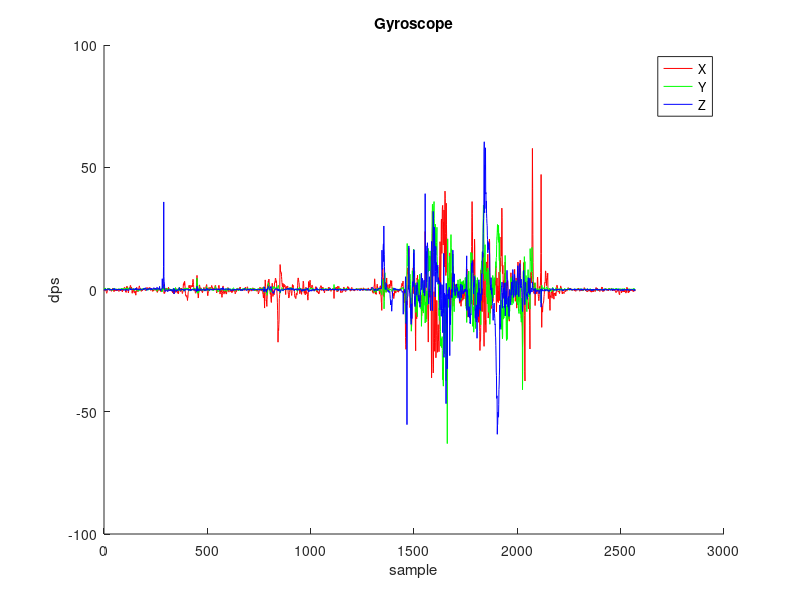
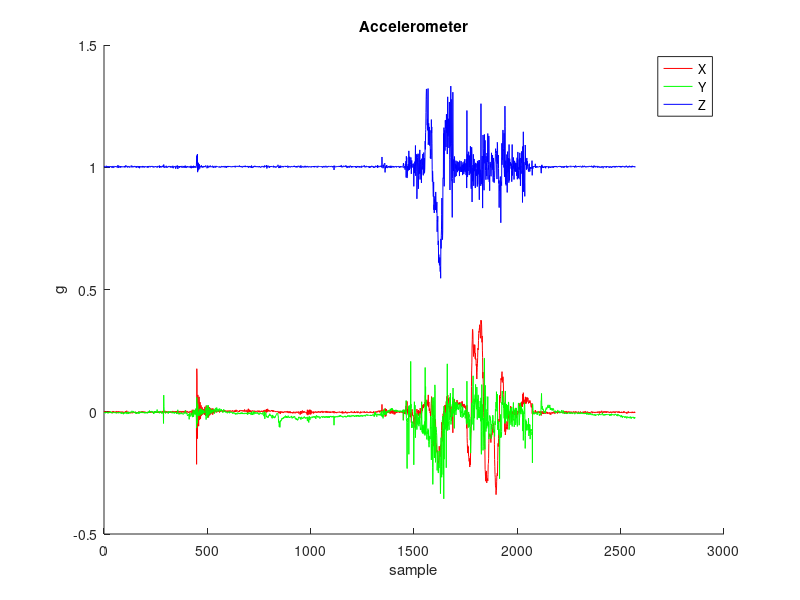

Reproduce these figures in MATLAB, in order. (Note: this script raises an error after producing the figures.)
%% Housekeeping
 
addpath('ximu_matlab_library');	% include x-IMU MATLAB library
addpath('quaternion_library');	% include quatenrion library
close all;                     	% close all figures
clear;                         	% clear all variables
clc;                          	% clear the command terminal
 
%% Import data

% xIMUdata = xIMUdataClass('LoggedData/LoggedData');

% samplePeriod = 0.002;

% gyr = [xIMUdata.CalInertialAndMagneticData.Gyroscope.X...
%        xIMUdata.CalInertialAndMagneticData.Gyroscope.Y...
%        xIMUdata.CalInertialAndMagneticData.Gyroscope.Z];        % gyroscope
% acc = [xIMUdata.CalInertialAndMagneticData.Accelerometer.X...
%        xIMUdata.CalInertialAndMagneticData.Accelerometer.Y...
%        xIMUdata.CalInertialAndMagneticData.Accelerometer.Z];	% accelerometer

xIMUdata = csvread('IMU_accelData.csv');
      acc = [xIMUdata(:,1)...
       xIMUdata(:,2)...
       xIMUdata(:,3)];	
   
      gyr = [xIMUdata(:,4)...
       xIMUdata(:,5)...
       xIMUdata(:,6)];    
   
   qw = xIMUdata(:,7);
   qx = xIMUdata(:,8);
   qy = xIMUdata(:,9);
   qz = xIMUdata(:,10);
   
   quarternion = [qw, qx, qy, qz];
   
%    acc = acc(1200:end,:);
%    gyr = gyr(1200:end,:);
%    quarternion = quarternion(1200:end,:);
%    
%    acc = acc(1:1800,:);
%    gyr = gyr(1:1800,:);
%    quarternion = quarternion(1:1800,:);

% samplePeriod = xIMUdata(:,7);
samplePeriod = 1/256;
t = 1:length(acc(:,1));
  
% Plot
figure('NumberTitle', 'off', 'Name', 'Gyroscope');
hold on;
plot(gyr(:,1), 'r');
plot(gyr(:,2), 'g');
plot(gyr(:,3), 'b');
xlabel('sample');
ylabel('dps');
title('Gyroscope');
legend('X', 'Y', 'Z');

figure('NumberTitle', 'off', 'Name', 'Accelerometer');
hold on;
plot(acc(:,1), 'r');
plot(acc(:,2), 'g');
plot(acc(:,3), 'b');
xlabel('sample');
ylabel('g');
title('Accelerometer');
legend('X', 'Y', 'Z');

% WINDOW_SIZE = 5;
% SUM = zeros(1,3);
% READINGS = zeros(WINDOW_SIZE,3);
% INDEX = 0;
% 
% for i = 1:length(gyr)
%     SUM = SUM - READINGS(INDEX+1,:);      % // Remove the oldest entry from the sum
%     VALUE = acc(i,:);
%     READINGS(INDEX+1,:) = VALUE;          % // Add the newest reading to the window
%     SUM = SUM + VALUE;                % // Add the newest reading to the sum
%     INDEX = mod((INDEX+1),WINDOW_SIZE); % WINDOW_SIZE;   // Increment the index, and wrap to 0 if it exceeds the window size
% 
%     AVERAGED(i,:) = SUM / WINDOW_SIZE;  
% end
% 
% acc = AVERAGED;


% figure('NumberTitle', 'off', 'Name', 'Accelerometer');
% hold on;
% plot(AVERAGED(:,1), 'r');
% plot(AVERAGED(:,2), 'g');
% plot(AVERAGED(:,3), 'b');
% xlabel('sample');
% ylabel('g');
% title('Accelerometer MMA');
% legend('X', 'Y', 'Z');


%%
% HP filter accelerometer data
filtCutOff = 0.05;
[b, a] = butter(2, (2*filtCutOff)/(1/samplePeriod), 'high');
acc = filtfilt(b, a, acc);
% 
% % LP filter accelerometer data
% filtCutOff = 20;
% [b, a] = butter(2, (2*filtCutOff)/(1/samplePeriod), 'low');
% acc = filtfilt(b, a, acc);

% Threshold detection
thresh1 = 0.05;
thresh2 = -thresh1;

% stationary = ((acc < 0.0001) && (acc > -0.0001));

%% Process data through AHRS algorithm (calcualte orientation)
% See: http://www.x-io.co.uk/open-source-imu-and-ahrs-algorithms/

R = zeros(3,3,length(gyr));     % rotation matrix describing sensor relative to Earth

ahrs = MahonyAHRS('SamplePeriod', samplePeriod, 'Kp', 1);

for i = 1:length(gyr) 
    ahrs.UpdateIMU(gyr(i,:) * (pi/180), acc(i,:));	% gyroscope units must be radians
%     ahrs.UpdateIMU(gyr(i,:) * (pi/180), acc(i,:));	% gyroscope units must be radians
%     jj = ahrs.Quaternion;
%     R(:,:,i) = quatern2rotMat(ahrs.Quaternion)';    % transpose because ahrs provides Earth relative to sensor
    R(:,:,i) = quatern2rotMat(quarternion(i,:))';    % transpose because ahrs provides Earth relative to sensor
end

%% Calculate 'tilt-compensated' accelerometer

tcAcc = zeros(size(acc));  % accelerometer in Earth frame

for i = 1:length(acc)
    tcAcc(i,:) = R(:,:,i) * acc(i,:)';
end

tAcc = acc;

% Plot
figure('NumberTitle', 'off', 'Name', '''Tilt-Compensated'' accelerometer');
hold on;
plot(tcAcc(:,1), 'r');
plot(tcAcc(:,2), 'g');
plot(tcAcc(:,3), 'b');
xlabel('sample');
ylabel('g');
title('''Tilt-compensated'' accelerometer');
legend('X', 'Y', 'Z');

%% Calculate linear acceleration in Earth frame (subtracting gravity)

linAcc = tcAcc - [zeros(length(tcAcc), 1), zeros(length(tcAcc), 1), ones(length(tcAcc),1)];
linAcc = linAcc * 9.81;     % convert from 'g' to m/s/s

% Plot
figure('NumberTitle', 'off', 'Name', 'Linear Acceleration');
hold on;
plot(linAcc(:,1), 'r');
plot(linAcc(:,2), 'g');
plot(linAcc(:,3), 'b');
xlabel('sample');
ylabel('g');
title('Linear acceleration');
legend('X', 'Y', 'Z');

%% Calculate linear velocity (integrate acceleartion)

linVel = zeros(size(linAcc));

for i = 2:length(linAcc)
    linVel(i,:) = linVel(i-1,:) + linAcc(i,:) * samplePeriod;    
end


% % Compute integral drift during non-stationary periods
% velDrift = zeros(size(linVel));
% stationaryStart = find([0; diff(stationary)] == -1);
% stationaryEnd = find([0; diff(stationary)] == 1);
% for i = 1:numel(stationaryEnd)
%     driftRate = linVel(stationaryEnd(i)-1, :) / (stationaryEnd(i) - stationaryStart(i));
%     enum = 1:(stationaryEnd(i) - stationaryStart(i));
%     drift = [enum'*driftRate(1) enum'*driftRate(2) enum'*driftRate(3)];
%     velDrift(stationaryStart(i):stationaryEnd(i)-1, :) = drift;
% end
% 
% % Remove integral drift
% linVel = linVel - velDrift;

% Plot
figure('NumberTitle', 'off', 'Name', 'Linear Velocity');
hold on;
plot(linVel(:,1), 'r');
plot(linVel(:,2), 'g');
plot(linVel(:,3), 'b');
xlabel('sample');
ylabel('g');
title('Linear velocity');
legend('X', 'Y', 'Z');

%% High-pass filter linear velocity to remove drift
order = 1;
filtCutOff = 0.01;
[b, a] = butter(order, (2*filtCutOff)/(1/samplePeriod), 'high');
linVelHP = filtfilt(b, a, linVel);
% linVelHP = linVel;

filtCutOff = 15;
[b, a] = butter(1, (2*filtCutOff)/(1/samplePeriod), 'low');
linVelHP = filtfilt(b, a, linVelHP);

% Plot
figure('NumberTitle', 'off', 'Name', 'High-pass filtered Linear Velocity');
hold on;
plot(linVelHP(:,1), 'r');
plot(linVelHP(:,2), 'g');
plot(linVelHP(:,3), 'b');
xlabel('sample');
ylabel('g');
title('High-pass filtered linear velocity');
legend('X', 'Y', 'Z');

%% Calculate linear position (integrate velocity)
linPos = zeros(size(linVelHP));

for i = 2:length(linVelHP)
%     Force vel to zero when not moving
%     if((linVelHP(i,1) < thresh1 && linVelHP(i,1) > thresh2)) 
%         linVelHP(i,1) = 0;
%     end
%     if (linVelHP(i,2) < thresh1 && linVelHP(i,2) > thresh2)
%         linVelHP(i,2) = 0;
%     end
%     if (linVelHP(i,3) < thresh1 && linVelHP(i,3) > thresh2)
%         linVelHP(i,3) = 0;
%     end
    linPos(i,:) = linPos(i-1,:) + linVelHP(i,:) * samplePeriod;
end

% Plot
figure('NumberTitle', 'off', 'Name', 'Linear Position');
hold on;
plot(linPos(:,1), 'r');
plot(linPos(:,2), 'g');
plot(linPos(:,3), 'b');
xlabel('sample');
ylabel('g');
title('Linear position');
legend('X', 'Y', 'Z');



%% High-pass filter linear position to remove drift
order = 1;
filtCutOff = 1;
[b, a] = butter(order, (2*filtCutOff)/(1/samplePeriod), 'high');
linPosHP = filtfilt(b, a, linPos);

% linPosHP(1:650,3) = -0.002;
% linPosHP(:,3) = linPosHP(:,3)*5;
% linPosHP = linPos;

% Plot
figure('NumberTitle', 'off', 'Name', 'High-pass filtered Linear Position');
hold on;
plot(linPosHP(:,1), 'r');
plot(linPosHP(:,2), 'g');
plot(linPosHP(:,3), 'b');
xlabel('sample');
ylabel('g');
title('High-pass filtered linear position');
legend('X', 'Y', 'Z');

%% Play animation

SamplePlotFreq = 3;

% linPosHP = linPosHP * 10; %scale so we can see more easily
SixDOFanimation(linPosHP, R, ...
                'SamplePlotFreq', SamplePlotFreq, 'Trail', 'Off', ...
                'Position', [9 39 1280 720], ...
                'AxisLength', 0.1, 'ShowArrowHead', false, ...
                'Xlabel', 'X (m)', 'Ylabel', 'Y (m)', 'Zlabel', 'Z (m)', 'ShowLegend', false, 'Title', 'Unfiltered',...
                'CreateAVI', false, 'AVIfileNameEnum', false, 'AVIfps', ((1/samplePeriod) / SamplePlotFreq));           
 
%% End of script